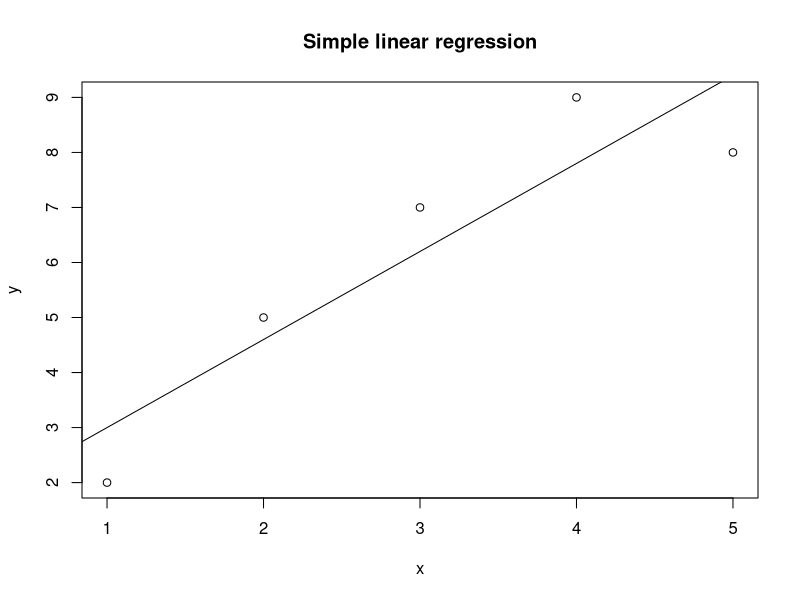

The R source for this figure:
#IMPLEMENT SIMPLE LINEAR REGRESSION IN R

#sample data
x <- c(1,2,3,4,5)
y <- c(2,5,7,9,8)

#fit linear regression model
model <- lm(y ~ x)

#print summary of the model
summary(model)

#plot the data and regression line
plot(x, y, main="Simple linear regression", xlab= "x", ylab= "y")
abline(model, color="red")
